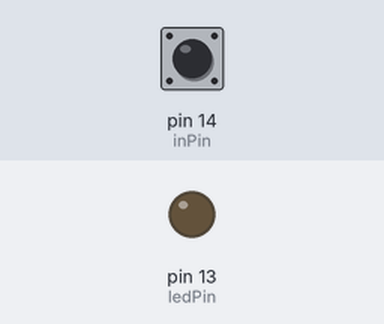
This sketch was run on a simulated Arduino Uno, built with avr-gcc and run on an emulated ATmega328P. Parts: output pins drawn as LEDs (lit = HIGH). The inputs (shaded band) are chosen by the test bench; at power-on: pin 14 (inPin) HIGH.

Above: at 1.2 s.
1.3 s: pin 14 (inPin) pulled LOW for 3.2 s
At 4.6 s:
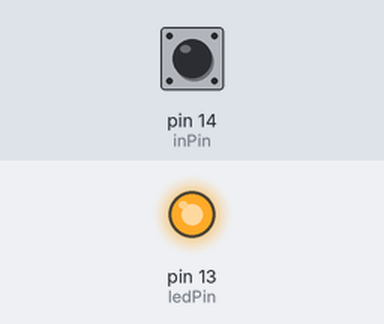
Timing chart, 0 to 9.8 s (numbered marks = the images above; inputs shaded):
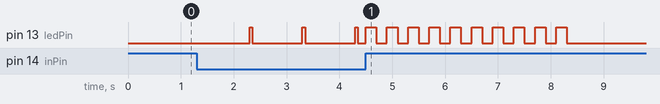

The sketch:

hold_button_pde.ino
```cpp
int inPin = 14;  // the number of the input pin (for me a push button)
int ledPin = 13;

int current; //Current state of the button (LOW is pressed b/c i'm using the pullup resistors
int count;   // How long the button was held (secs)
byte previous = HIGH;
unsigned long firstTime;   // how long since the button was first pressed


void setup(){
  Serial.begin(9600);    // Use serial for debugging
  pinMode(ledPin, OUTPUT);
  digitalWrite(inPin, HIGH); //turn on 20k pullup resistors to simplify switch input
}

void loop()
{
  current = digitalRead(inPin);
  if (current == LOW && previous == HIGH && millis()- firstTime > 200){
    firstTime = millis();    // if the buttons becomes press remember the time
  }

  if (current == LOW && ((millis() - firstTime) % 1000) < 20 && millis() - firstTime > 500){
    ledblink(1, 50, ledPin); // Each second the button is held blink the indicator led and
    count++;                // and 1 to the counter
  }
  if (current == HIGH && previous == LOW && count >=3 && count < 6){
    ledblink(10,200,ledPin); // When the button is released if the counter is between the
  }                          // two numbers (3-6 blinks or secs) run the program

  if (current == HIGH && previous == LOW && count >=0 && count < 3){
    Serial.println("It Works!!!"); //This is where you would put you differnt functions
  }                                // with diffent time parameters

  if (current == HIGH){ // reset the counter if the button is not pressed
    count = 0;
  }

  previous = current;
}

void ledblink(int times, int lengthms, int pinnum){
  for (int x=0; x<times;x++){
    digitalWrite(pinnum, HIGH);
    delay (lengthms);
    digitalWrite(pinnum, LOW);
    delay(lengthms);
  }
}
```
